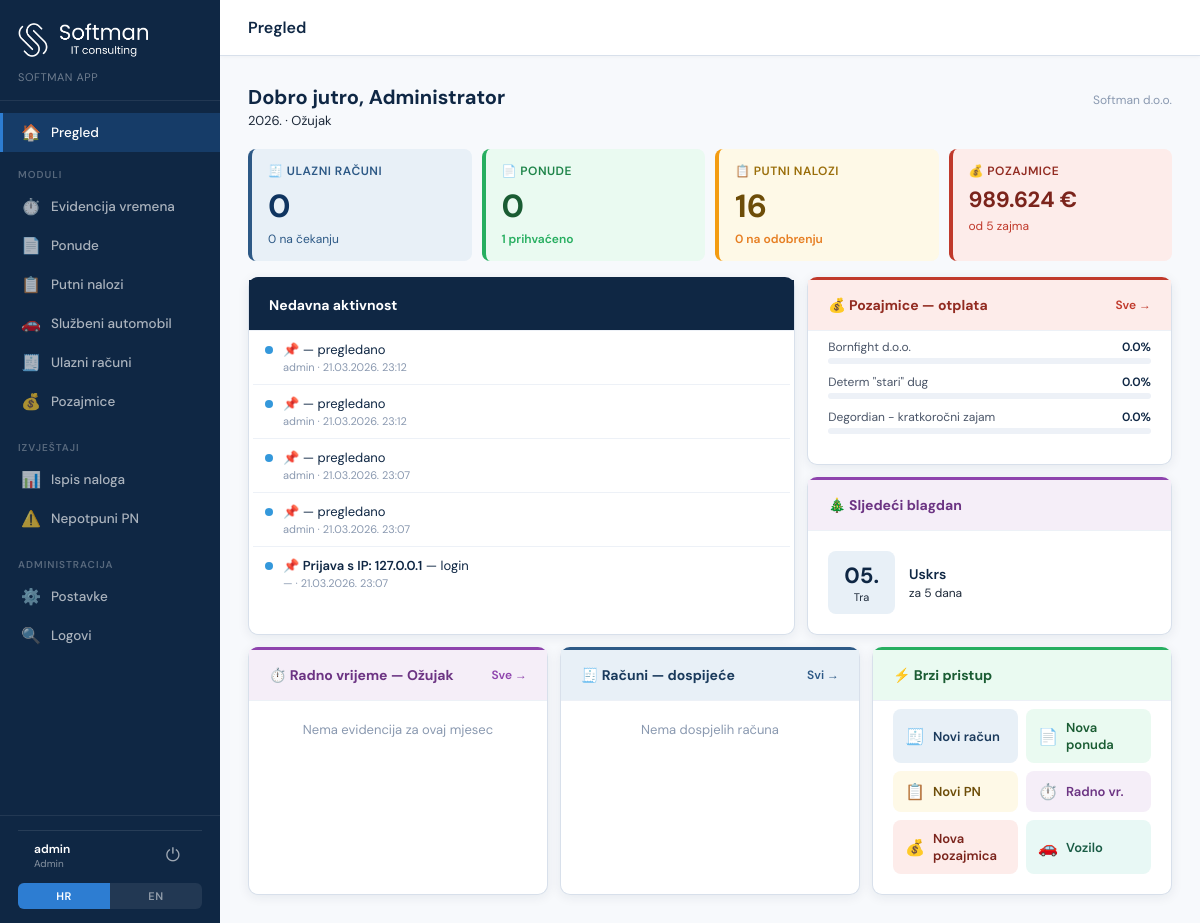
Page / (signed in) on the earlier database version.
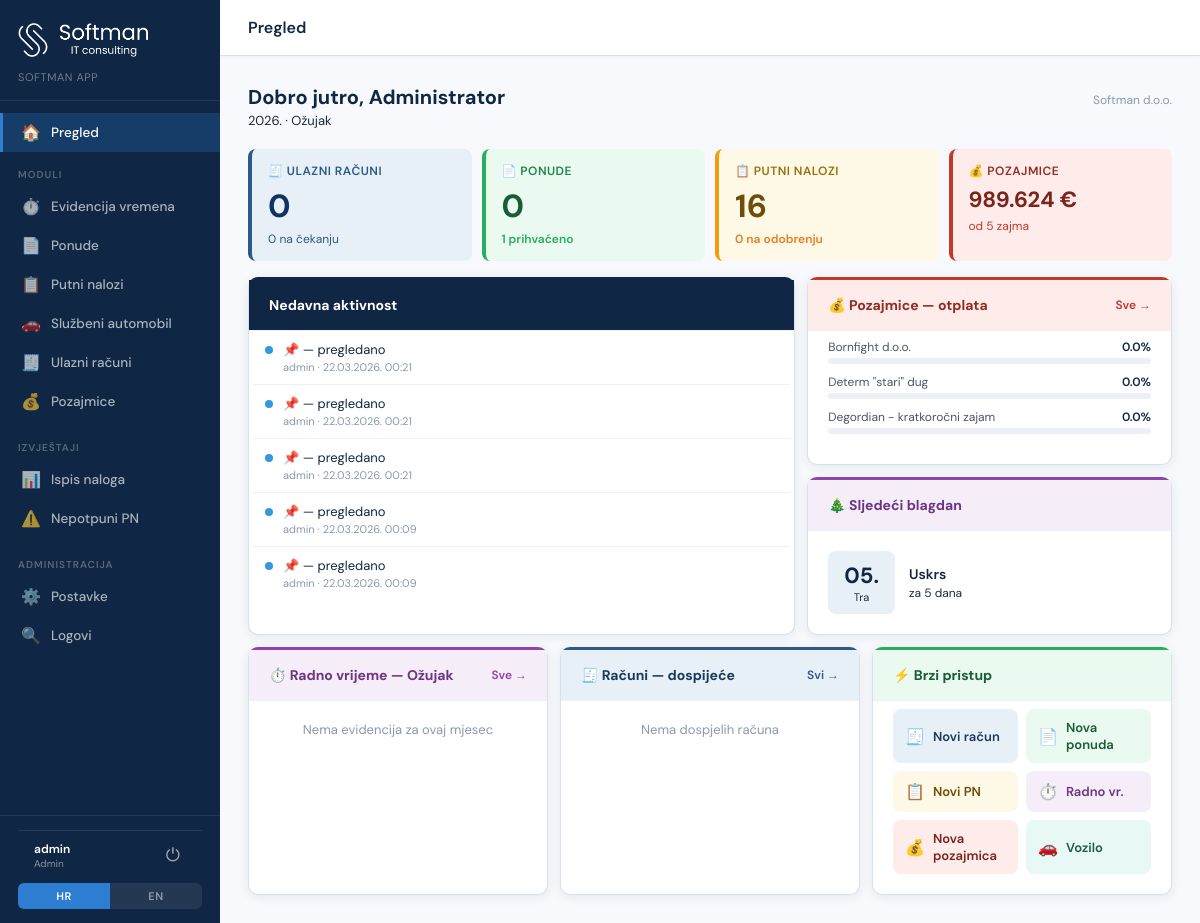
Same page on the later database version.
### tables this page shows
CREATE TABLE audit_log (
                id INTEGER PRIMARY KEY AUTOINCREMENT,
                user_id INTEGER,
                username TEXT,
                action TEXT NOT NULL,
                module TEXT,
                entity TEXT,
                entity_id INTEGER,
                detail TEXT,
                ip_address TEXT,
                created_at TIMESTAMP DEFAULT CURRENT_TIMESTAMP
            );

CREATE TABLE users (
            id INTEGER PRIMARY KEY AUTOINCREMENT,
            username TEXT UNIQUE NOT NULL,
            password_hash TEXT NOT NULL,
            is_admin INTEGER DEFAULT 0,
            is_active INTEGER DEFAULT 1,
            employee_id INTEGER,
            display_name TEXT,
            email TEXT,
            auth_provider TEXT DEFAULT 'local',
            ad_object_id TEXT,
            last_login TIMESTAMP,
            created_at TIMESTAMP DEFAULT CURRENT_TIMESTAMP
        , must_change_password INTEGER DEFAULT 0, profile_id INTEGER);

CREATE TABLE loans (
                id INTEGER PRIMARY KEY AUTOINCREMENT,
                name TEXT NOT NULL,
                total_amount REAL NOT NULL,
                loan_date TEXT,
                interest_rate REAL DEFAULT 0,
                repayment_start TEXT,
                repayment_end TEXT,
                notes TEXT,
                created_at TIMESTAMP DEFAULT CURRENT_TIMESTAMP,
                updated_at TIMESTAMP DEFAULT CURRENT_TIMESTAMP
            , is_locked INTEGER DEFAULT 0, schedule_json TEXT);

### app.py (the view)
@app.route('/')
@login_required
def index():
    user = get_current_user()
    if not user:
        return redirect('/login')
    conn = get_db()
    today = datetime.now().strftime('%Y-%m-%d')
    now_month = datetime.now().month
    now_year = datetime.now().year
    if user.get('user_id'):
        urow = conn.execute("SELECT display_name FROM users WHERE id=?", (user['user_id'],)).fetchone()
        if urow and urow['display_name']:
            user = dict(user)
            user['display_name'] = urow['display_name']
    inv_total = conn.execute("SELECT COUNT(*) FROM invoices WHERE is_deleted=0 OR is_deleted IS NULL").fetchone()[0]
    inv_pending = conn.execute("SELECT COUNT(*) FROM invoices WHERE is_liquidated=0 AND (is_deleted=0 OR is_deleted IS NULL)").fetchone()[0]
    inv_overdue = conn.execute("""SELECT partner_name, due_date, amount_total FROM invoices
        WHERE is_liquidated=0 AND due_date!='' AND due_date<=? AND (is_deleted=0 OR is_deleted IS NULL)
        ORDER BY due_date LIMIT 3""", (today,)).fetchall()
    inv_upcoming = conn.execute("""SELECT partner_name, due_date, amount_total FROM invoices
        WHERE is_liquidated=0 AND due_date>? AND (is_deleted=0 OR is_deleted IS NULL)
        ORDER BY due_date LIMIT 3""", (today,)).fetchall()
    quotes_open = conn.execute("SELECT COUNT(*) FROM quotes WHERE status NOT IN ('accepted','rejected','cancelled')").fetchone()[0]
    quotes_accepted = conn.execute("SELECT COUNT(*) FROM quotes WHERE status='accepted'").fetchone()[0]
    quotes_recent = conn.execute("""SELECT q.auto_id, q.status, c.name as client_name, q.total_gross
        FROM quotes q LEFT JOIN clients c ON c.id=q.client_id
        ORDER BY q.updated_at DESC LIMIT 3""").fetchall()
    orders_total = conn.execute("SELECT COUNT(*) FROM travel_orders").fetchone()[0]
    orders_pending = conn.execute("SELECT COUNT(*) FROM travel_orders WHERE status='submitted'").fetchone()[0]
    wt_reports = conn.execute("""SELECT wr.status, e.name as employee_name
        FROM worktime_reports wr LEFT JOIN employees e ON e.id=wr.employee_id
        WHERE wr.month=? AND wr.year=?
        ORDER BY e.name""", (now_month, now_year)).fetchall()
    import json as _json
    loans_raw = conn.execute("SELECT * FROM loans ORDER BY total_amount DESC").fetchall()
    loans_data = []
    for loan in loans_raw:
        ld = row_to_dict(loan)
        schedule = []
        try: schedule = _json.loads(ld.get('schedule_json') or '[]')
        except: pass
        if schedule:
            repaid = sum(float(s.get('amount',0)) for s in schedule if s.get('paid') and s.get('type')!='conversion')
            converted = sum(float(s.get('amount',0)) for s in schedule if s.get('paid') and s.get('type')=='conversion')
        else:
            payments = conn.execute("SELECT * FROM loan_payments WHERE loan_id=?", (loan['id'],)).fetchall()
            repaid = _calc_loan_repaid(ld, payments)
            converted = sum(float(p['amount'] or 0) for p in payments
                           if p['payment_type']=='conversion' and (p['payment_date'] or '') <= today)
        ld['repaid'] = round(repaid + converted, 2)
        ld['remaining'] = round(loan['total_amount'] - ld['repaid'], 2)
        ld['pct'] = round(ld['repaid'] / loan['total_amount'] * 100, 1) if loan['total_amount'] else 0
        loans_data.append(ld)
    total_loans_remaining = sum(l['remaining'] for l in loans_data)
    activity = conn.execute("""SELECT al.action, al.module, al.detail, al.created_at, u.username
        FROM audit_log al LEFT JOIN users u ON u.id=al.user_id
        ORDER BY al.created_at DESC LIMIT 5""").fetchall()
    next_holiday = None
    for date_str in sorted(ALL_HOLIDAYS.keys()):
        if date_str > today:
            from datetime import date as _date
            hd = _date(int(date_str[:4]), int(date_str[5:7]), int(date_str[8:10]))
            td = _date.today()
            days_left = (hd - td).days
            next_holiday = {'date': date_str, 'name': ALL_HOLIDAYS[date_str], 'days_left': days_left,
                           'day': date_str[8:10], 'month_short': ['Sij','Velj','Ožu','Tra','Svi','Lip','Srp','Kol','Ruj','Lis','Stu','Pro'][int(date_str[5:7])-1]}
            break
    conn.close()
    return render_template('dashboard.html',
        user=user, active='dashboard',
        inv_total=inv_total, inv_pending=inv_pending,
        inv_overdue=rows_to_dicts(inv_overdue), inv_upcoming=rows_to_dicts(inv_upcoming),
        quotes_open=quotes_open, quotes_accepted=quotes_accepted,
        quotes_recent=rows_to_dicts(quotes_recent),
        orders_total=orders_total, orders_pending=orders_pending,
        wt_reports=rows_to_dicts(wt_reports),
        loans=loans_data, total_loans_remaining=total_loans_remaining,
        activity=rows_to_dicts(activity),
        next_holiday=next_holiday,
        now_month=now_month, now_year=now_year,
        months=MONTHS_HR)

### app.py (called while the page is built, shortened)
def decode_token(token):
    try:
        return pyjwt.decode(token, JWT_SECRET, algorithms=['HS256'])
    except:
        return None

def get_current_user():
    token = request.cookies.get('auth_token')
    if not token:
        return None
    return decode_token(token)

def login_required(f):
    @wraps(f)
    def decorated(*args, **kwargs):
        user = get_current_user()
        if not user:
            return redirect('/login')
        return f(*args, **kwargs)
    return decorated

@app.context_processor
def inject_current_user():
    user = get_current_user()
    return {'current_user': user or {}}

@app.template_filter('fmt_datetime')
def fmt_datetime(value):
    if not value:
        return ''
    try:
        s = str(value)
        date_part = s[:10]
        time_part = s[11:16] if len(s) > 10 else ''
        if len(date_part) == 10 and date_part[4] == '-':
            y, m, d = date_part.split('-')
            formatted = f"{d}.{m}.{y}."
            if time_part:
                formatted += f" {time_part}"
            return formatted
        return s
    except:
        return str(value)

def rows_to_dicts(rows):
    return [dict(r) for r in rows] if rows else []

### templates/dashboard.html (shortened to what the changed rows need)
{% extends "base.html" %}
{% set active = 'dashboard' %}
{% block content %}
      {% set h = now().hour if now is defined else 10 %}
<div style="display:grid;grid-template-columns:1.5fr 1fr;gap:12px;margin-bottom:12px;">
  <div class="card" style="border-top:3px solid var(--navy);">
    <div style="padding:0 4px;">
      {% set MODULE_ICONS = {'putni_nalozi':'📋','ulazni_racuni':'🧾','ponude':'📄','radno_vrijeme':'⏱️','pozajmice':'💰','settings':'⚙️'} %}
      {% set ACTION_LABELS = {'create':'kreiran/a','edit':'uređen/a','delete':'obrisan/a','liquidate':'likvidiran/a','confirm':'potvrđen/a','approve':'odobren/a','view':'pregledano','lock':'zaključan/a','unlock':'otključan/a'} %}
      {% for a in activity %}
      <div style="display:flex;align-items:flex-start;gap:10px;padding:10px 12px;border-bottom:{% if not loop.last %}1px solid var(--gray-100){% else %}none{% endif %};">
        <div style="width:8px;height:8px;border-radius:50%;margin-top:5px;flex-shrink:0;background:{% if a.action in ['create','confirm','approve','liquidate'] %}#27ae60{% elif a.action in ['delete'] %}#e74c3c{% else %}#3498db{% endif %};"></div>
        <div style="flex:1;min-width:0;">
          <div style="font-size:13px;color:var(--navy);">
            {{ MODULE_ICONS.get(a.module, '📌') }}
            {% if a.detail %}<span style="font-weight:600;">{{ a.detail[:50] }}</span>{% endif %}
            <span style="color:var(--gray-500);"> — {{ ACTION_LABELS.get(a.action, a.action) }}</span>
          </div>
          <div style="font-size:11px;color:var(--gray-400);margin-top:2px;">{{ a.username or '—' }} · {{ a.created_at|fmt_datetime if a.created_at else '' }}</div>
        </div>
      </div>
      {% else %}
      <div style="padding:24px;text-align:center;color:var(--gray-400);font-size:13px;">Nema aktivnosti</div>
      {% endfor %}
    </div>
  </div>
  <div style="display:flex;flex-direction:column;gap:12px;">
    <div class="card" style="border-top:3px solid #c0392b;">
      <div class="card-body" style="padding-top:8px;">
        {% for loan in loans[:3] %}
        <div style="margin-bottom:10px;">
          <div style="display:flex;justify-content:space-between;font-size:12px;margin-bottom:3px;">
            <span style="color:var(--gray-600);white-space:nowrap;overflow:hidden;text-overflow:ellipsis;max-width:65%;">{{ loan.name }}</span>
            <span style="color:var(--navy);font-weight:600;">{{ loan.pct }}%</span>
          </div>
          <div style="height:6px;background:var(--gray-100);border-radius:3px;overflow:hidden;">
          </div>
        </div>
        {% else %}
        <div style="color:var(--gray-400);font-size:13px;">Nema pozajmica</div>
        {% endfor %}
      </div>
    </div>
  </div>
</div>
{% endblock %}

Differences in the rows shown:
no longer on this page (row unchanged): audit_log: get "📌", get "pregledano", username "admin", created_at|fmt_datetime "21.03.2026. 23:12"
no longer on this page (row unchanged): audit_log: get "📌", get "pregledano", username "admin", created_at|fmt_datetime "21.03.2026. 23:12"
no longer on this page (row unchanged): audit_log: get "📌", get "pregledano", username "admin", created_at|fmt_datetime "21.03.2026. 23:07"
no longer on this page (row unchanged): audit_log: get "📌", get "pregledano", username "admin", created_at|fmt_datetime "21.03.2026. 23:07"
no longer on this page (row unchanged): audit_log: get "📌", detail "Prijava s IP: 127.0.0.1", get "login", username "—", created_at|fmt_datetime "21.03.2026. 23:07"
added audit_log: get "📌", get "pregledano", username "admin", created_at|fmt_datetime "22.03.2026. 00:21"
added audit_log: get "📌", get "pregledano", username "admin", created_at|fmt_datetime "22.03.2026. 00:21"
added audit_log: get "📌", get "pregledano", username "admin", created_at|fmt_datetime "22.03.2026. 00:21"
added audit_log: get "📌", get "pregledano", username "admin", created_at|fmt_datetime "22.03.2026. 00:09"
added audit_log: get "📌", get "pregledano", username "admin", created_at|fmt_datetime "22.03.2026. 00:09"
